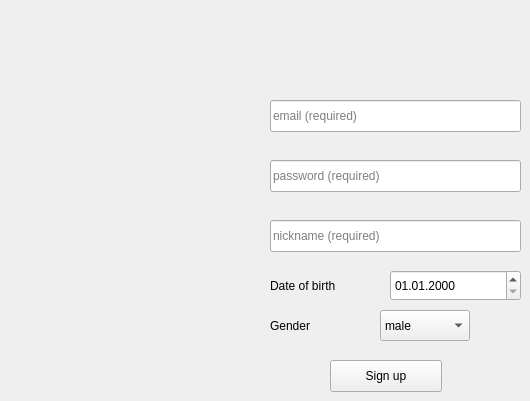
    <widget class="QWidget" name="signUpPage">
     <widget class="QPushButton" name="signUp_signUpButton">
      <property name="geometry">
       <rect>
        <x>330</x>
        <y>360</y>
        <width>112</width>
        <height>32</height>
       </rect>
      </property>
      <property name="text">
       <string>Sign up</string>
      </property>
     </widget>
     <widget class="QDateEdit" name="signUp_birthDateEdit">
      <property name="geometry">
       <rect>
        <x>390</x>
        <y>270</y>
        <width>131</width>
        <height>31</height>
       </rect>
      </property>
      <property name="minimumDate">
       <date>
        <year>1900</year>
        <month>1</month>
        <day>1</day>
       </date>
      </property>
      <property name="displayFormat">
       <string>dd.MM.yyyy</string>
      </property>
     </widget>
     <widget class="QLabel" name="signUp_label">
      <property name="geometry">
       <rect>
        <x>270</x>
        <y>270</y>
        <width>111</width>
        <height>31</height>
       </rect>
      </property>
      <property name="text">
       <string>Date of birth</string>
      </property>
     </widget>
     <widget class="QComboBox" name="signUp_genderComboBox">
      <property name="geometry">
       <rect>
        <x>380</x>
        <y>310</y>
        <width>90</width>
        <height>31</height>
       </rect>
      </property>
      <item>
       <property name="text">
        <string>male</string>
       </property>
      </item>
      <item>
       <property name="text">
        <string>female</string>
       </property>
      </item>
      <item>
       <property name="text">
        <string>other</string>
       </property>
      </item>
     </widget>
     <widget class="QLabel" name="signUp_label_2">
      <property name="geometry">
       <rect>
        <x>270</x>
        <y>310</y>
        <width>71</width>
        <height>31</height>
       </rect>
      </property>
      <property name="text">
       <string>Gender</string>
      </property>
     </widget>
     <widget class="QLineEdit" name="signUp_passwordLineEdit">
      <property name="geometry">
       <rect>
        <x>270</x>
        <y>160</y>
        <width>251</width>
        <height>32</height>
       </rect>
      </property>
      <property name="echoMode">
       <enum>QLineEdit::Password</enum>
      </property>
      <property name="placeholderText">
       <string>password (required)</string>
      </property>
     </widget>
     <widget class="QLineEdit" name="signUp_emailLineEdit">
      <property name="geometry">
       <rect>
        <x>270</x>
        <y>100</y>
        <width>251</width>
        <height>32</height>
       </rect>
      </property>
      <property name="placeholderText">
       <string>email (required)</string>
      </property>
     </widget>
     <widget class="QLineEdit" name="signUp_nicknameLineEdit">
      <property name="geometry">
       <rect>
        <x>270</x>
        <y>220</y>
        <width>251</width>
        <height>32</height>
       </rect>
      </property>
      <property name="placeholderText">
       <string>nickname (required)</string>
      </property>
     </widget>
    </widget>
